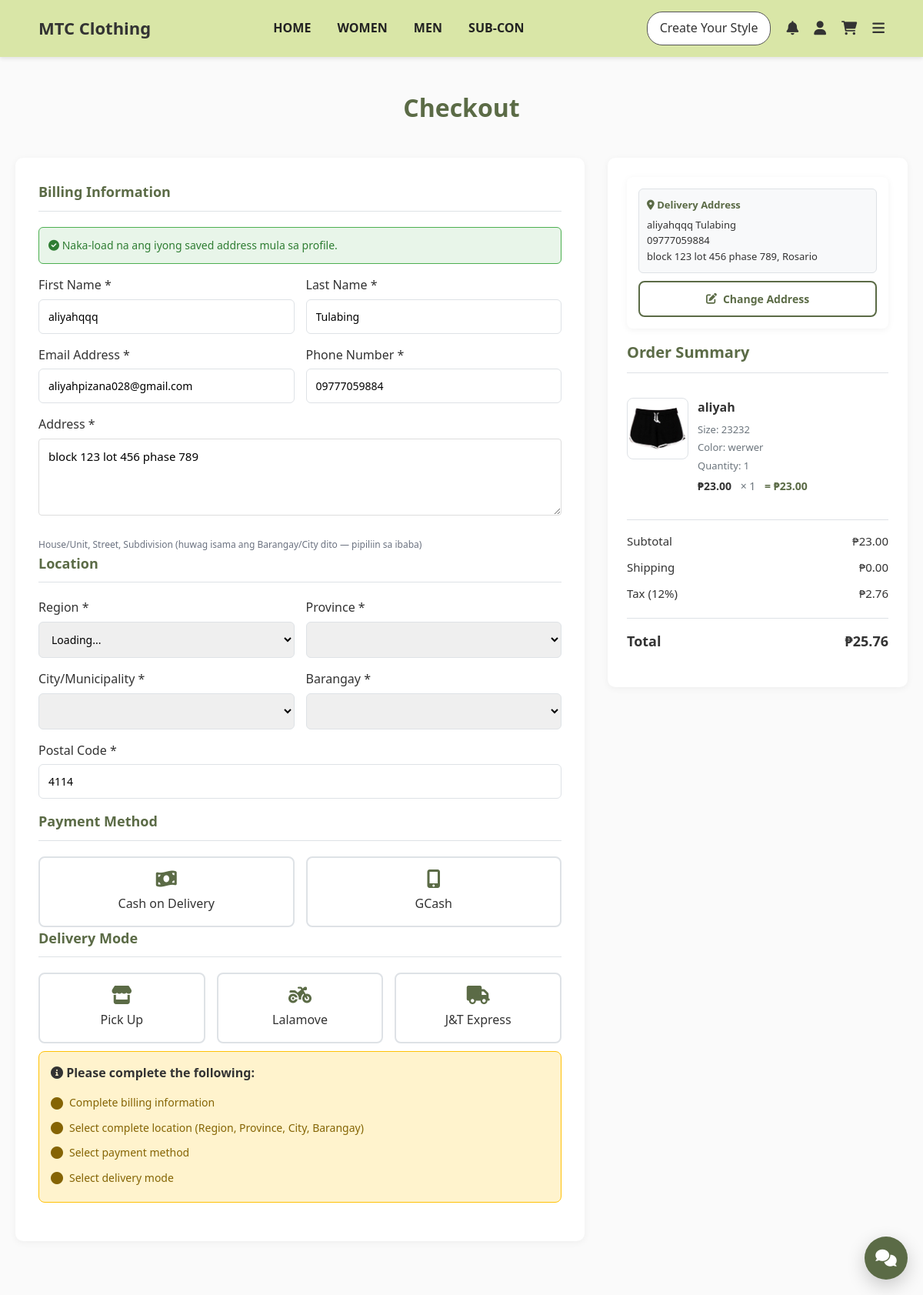
The page /checkout.php (signed in) on the database its author committed.
### tables this page shows
CREATE TABLE `customer_addresses` (
  `id` int(11) NOT NULL,
  `user_id` int(11) NOT NULL,
  `first_name` varchar(50) NOT NULL,
  `last_name` varchar(50) NOT NULL,
  `email` varchar(100) NOT NULL,
  `phone` varchar(20) NOT NULL,
  `address` text NOT NULL,
  `city` varchar(100) NOT NULL,
  `postal_code` varchar(20) NOT NULL,
  `is_default` tinyint(1) DEFAULT 0,
  `created_at` timestamp NOT NULL DEFAULT current_timestamp(),
  `updated_at` timestamp NOT NULL DEFAULT current_timestamp() ON UPDATE current_timestamp(),
  `region_code` varchar(16) DEFAULT '',
  `region_name` varchar(191) DEFAULT '',
  `province_code` varchar(16) DEFAULT '',
  `province_name` varchar(191) DEFAULT '',
  `city_code` varchar(16) DEFAULT '',
  `city_name` varchar(191) DEFAULT '',
  `barangay_code` varchar(16) DEFAULT '',
  `barangay_name` varchar(191) DEFAULT ''
);

CREATE TABLE `cart` (
  `id` int(11) NOT NULL,
  `user_id` int(11) NOT NULL,
  `product_id` int(11) NOT NULL,
  `quantity` int(11) DEFAULT 1,
  `size` varchar(50) DEFAULT NULL,
  `color` varchar(50) DEFAULT NULL,
  `created_at` timestamp NOT NULL DEFAULT current_timestamp()
);

CREATE TABLE `products` (
  `id` int(11) NOT NULL,
  `name` varchar(100) DEFAULT NULL,
  `price` decimal(10,2) DEFAULT NULL,
  `max_per_order` int(11) DEFAULT NULL,
  `image` varchar(100) DEFAULT NULL,
  `category` varchar(50) DEFAULT 'unisex',
  `subcategory` varchar(50) DEFAULT NULL,
  `description` text DEFAULT NULL,
  `material` varchar(100) DEFAULT NULL,
  `discount_enabled` tinyint(1) DEFAULT 0,
  `discount_type` enum('percent','fixed') DEFAULT NULL,
  `discount_value` decimal(10,2) DEFAULT NULL
);

CREATE TABLE `product_images` (
  `id` int(11) NOT NULL,
  `product_id` int(11) NOT NULL,
  `image` varchar(255) NOT NULL,
  `sort_order` int(11) DEFAULT 0,
  `created_at` timestamp NOT NULL DEFAULT current_timestamp()
);

### checkout.php (the view, shortened to what the rows shown need)
<?php
include 'cart_functions.php';
include 'includes/address_functions.php';
include_once 'includes/image_helper.php';
$default_address = getDefaultAddress($_SESSION['user_id']);
$all_addresses = getCustomerAddresses($_SESSION['user_id']);
$cart_items = getCartItems();
?>
<!DOCTYPE html>
<html lang="en">
<head>
    <link rel="stylesheet" href="https://cdnjs.cloudflare.com/ajax/libs/font-awesome/6.0.0/css/all.min.css">
</head>
<body>
    <?php include 'header.php'; ?>
    <div class="container">
        <h1 class="checkout-header">Checkout</h1>
        <div class="checkout-container">
            <div class="checkout-form">
                <form method="POST" id="checkout_form">
                    <h2 class="section-title">Billing Information</h2>
                    <div class="form-row">
                        <div class="form-group">
                            <label for="first_name">First Name *</label>
                            <input type="text" id="first_name" name="first_name" required
                                   value="<?php echo isset($default_address['first_name']) ? htmlspecialchars($default_address['first_name']) : ''; ?>">
                        </div>
                        <div class="form-group">
                            <label for="last_name">Last Name *</label>
                            <input type="text" id="last_name" name="last_name" required
                                   value="<?php echo isset($default_address['last_name']) ? htmlspecialchars($default_address['last_name']) : ''; ?>">
                        </div>
                    </div>
                    <div class="form-row">
                        <div class="form-group">
                            <label for="email">Email Address *</label>
                            <input type="email" id="email" name="email" required
                                   value="<?php echo isset($default_address['email']) ? htmlspecialchars($default_address['email']) : ''; ?>">
                        </div>
                        <div class="form-group">
                            <label for="phone">Phone Number *</label>
                            <input type="tel" id="phone" name="phone" required
                                   value="<?php echo isset($default_address['phone']) ? htmlspecialchars($default_address['phone']) : ''; ?>">
                        </div>
                    </div>
                    <div class="form-group">
                        <label for="address">Address *</label>
                        <textarea id="address" name="address" rows="3" required><?php echo isset($default_address['address']) ? htmlspecialchars($default_address['address']) : ''; ?></textarea>
                        <div class="muted" style="font-size:12px; margin-top:6px; color:#6b7280;">House/Unit, Street, Subdivision (huwag isama ang Barangay/City dito — pipiliin sa ibaba)</div>
                    </div>
                    <h2 class="section-title">Location</h2>
                    <div class="form-row">
                        <div class="form-group">
                            <label for="postal_code">Postal Code *</label>
                            <input type="text" id="postal_code" name="postal_code" required
                                   value="<?php echo isset($default_address['postal_code']) ? htmlspecialchars($default_address['postal_code']) : ''; ?>">
                        </div>
                    </div>
<h2 class="section-title">Payment Method</h2>
<h2 class="section-title">Delivery Mode</h2>
                </form>
            </div>
            <div class="order-summary">
                <?php if (!empty($all_addresses)): ?>
                <div class="address-selector">
                    <div class="current-address-display" id="currentAddressDisplay">
                        <strong><i class="fas fa-map-marker-alt"></i> Delivery Address</strong>
                        <div id="currentAddressText">
                            <?php
                            $display_addr = $default_address ?? $all_addresses[0];
                            echo htmlspecialchars($display_addr['first_name'] . ' ' . $display_addr['last_name']);
                            ?><br>
                            <?php echo htmlspecialchars($display_addr['phone']); ?><br>
                            <?php echo htmlspecialchars($display_addr['address']); ?>,
                            <?php echo htmlspecialchars($display_addr['city']); ?>
                        </div>
                    </div>
                    <button type="button" class="change-address-btn" id="changeAddressBtn">
                        <i class="fas fa-edit"></i>
                        Change Address
                    </button>
                </div>
                <?php endif; ?>
                <h2 class="summary-title">Order Summary</h2>
                <div style="margin-bottom: 20px;">
                <?php foreach ($cart_items as $item):
                    $display_image = getCatalogImage($conn, $item['product_id'], $item['image']);
                ?>
                    <div class="product-item">
                        <a href="product_detail.php?id=<?php echo $item['product_id']; ?>"
                           title="View product details"
                           style="display: block; flex-shrink: 0;">
                            <img src="<?php echo htmlspecialchars($display_image); ?>"
                                 alt="<?php echo htmlspecialchars($item['name']); ?>"
                                 class="product-image"
                                 style="cursor: pointer; transition: transform 0.2s;"
                                 onmouseover="this.style.transform='scale(1.05)'"
                                 onmouseout="this.style.transform='scale(1)'"
                                 onerror="this.onerror=null; this.src='<?php echo getPlaceholderImage(); ?>';">
                        </a>
                        <div class="product-details">
                            <div class="product-name"><?php echo htmlspecialchars($item['name']); ?></div>
                            <?php if (!empty($item['size'])): ?>
                            <div class="product-meta">Size: <?php echo htmlspecialchars($item['size']); ?></div>
                            <?php endif; ?>
                            <?php if (!empty($item['color'])): ?>
                            <div class="product-meta">Color: <?php echo htmlspecialchars($item['color']); ?></div>
                            <?php endif; ?>
                            <div class="product-meta">Quantity: <?php echo $item['quantity']; ?></div>
                            <div class="product-price-info">
                                <?php if (!empty($item['discount_label'])): ?>
                                    <span style="color:#888;text-decoration:line-through;font-size:13px;">₱<?php echo number_format($item['orig_price'], 2); ?></span>
                                    <span style="color:#e44d26;font-weight:600;">₱<?php echo number_format($item['price'], 2); ?></span>
                                    <span style="background:#f9e8d2;color:#b65c00;padding:2px 8px;border-radius:12px;font-size:11px;margin-left:8px;">
                                        <?php echo $item['discount_label']; ?>
                                    </span>
                                <?php else: ?>
                                    <span style="font-weight:600;">₱<?php echo number_format($item['price'], 2); ?></span>
                                <?php endif; ?>
                                <span style="margin-left:8px;color:#6c757d;">× <?php echo $item['quantity']; ?></span>
                                <span style="margin-left:8px;font-weight:600;color:var(--primary-color);">= ₱<?php echo number_format($item['price'] * $item['quantity'], 2); ?></span>
                            </div>
                        </div>
                    </div>
                <?php endforeach; ?>
                </div>
            </div>
        </div>
    </div>
</body>
</html>

### rows shown on the page
customer_addresses: first_name "aliyahqqq", last_name "Tulabing", email "aliyahpizana028@gmail.com", phone "09777059884", address "block 123 lot 456 phase 789", postal_code "4114", first_name+last_name "aliyahqqq Tulabing", city "Rosario"
cart: product.image (picture), product.name "aliyah", size "23232", color "werwer", quantity "1", product.price "23.00", $item['price']*$item['quantity'] "23.00"

### other values the page prints
$subtotal "23.00"
$shipping "0.00"
$tax "2.76"
$total "25.76"
